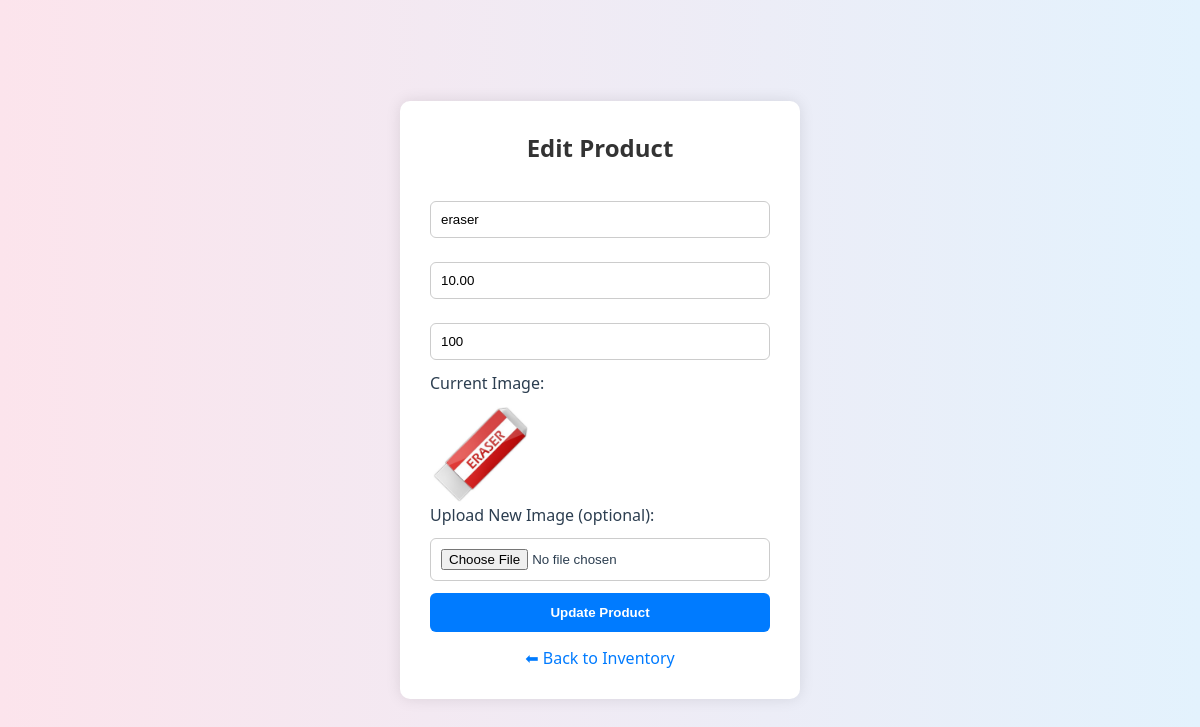
The app's page /edit.php?id=3 (signed in) with its own data.
### tables this page shows
CREATE TABLE `inventory` (
  `id` int(11) NOT NULL,
  `item_name` varchar(100) NOT NULL,
  `price` decimal(10,2) NOT NULL DEFAULT 0.00,
  `quantity` int(11) NOT NULL,
  `image` varchar(255) DEFAULT NULL,
  `is_deleted` tinyint(1) DEFAULT 0
);

### edit.php (the view, shortened to what this page needs)
<?php
include 'db.php';
$id = intval($_GET['id']);
$stmt = $conn->prepare("SELECT * FROM inventory WHERE id = ?");
$stmt->bind_param("i", $id);
$stmt->execute();
$result = $stmt->get_result();
$product = $result->fetch_assoc();
?>
<!DOCTYPE html>
<html>
<head>
    <link rel="stylesheet" href="customer-style.css">
</head>
<body>
<div class="form-box">
    <h2>Edit Product</h2>
    <form method="POST" enctype="multipart/form-data">
        <input type="text" name="item_name" value="<?= htmlspecialchars($product['item_name']) ?>" required>
        <input type="number" name="price" step="0.01" value="<?= $product['price'] ?>" required>
        <input type="number" name="quantity" value="<?= $product['quantity'] ?>" required>
        <label>Current Image:</label><br>
        <?php if (!empty($product['image'])): ?>
            <img class="preview" src="uploads/<?= htmlspecialchars($product['image']) ?>" alt="Current Image">
        <?php else: ?>
            <p style="color: #777;">No image uploaded.</p>
        <?php endif; ?>
        <label>Upload New Image (optional):</label>
        <input type="file" name="image" accept="image/*">
        <input type="submit" value="Update Product">
    </form>
    <a class="back-link" href="admin-dashboard.php">⬅ Back to Inventory</a>
</div>
</body>
</html>

### customer-style.css (style rules this page uses)
* { box-sizing: border-box; margin: 0; padding: 0; }
body { font-family: 'Segoe UI', Tahoma, Geneva, Verdana, sans-serif; background: linear-gradient(to right, #fce4ec, #e3f2fd); color: #2c3e50; display: flex; flex-direction: column; align-items: center; min-height: 100vh; }

### edit.php (style rules this page uses)
body { font-family: Arial, sans-serif; background: #f9f9f9; padding: 30px; display: flex; justify-content: center; }
.form-box { background: #fff; padding: 30px; border-radius: 10px; width: 400px; box-shadow: 0 0 15px rgba(0, 0, 0, 0.1); }
h2 { text-align: center; color: #333; margin-bottom: 25px; }
input[type="text"], input[type="number"], input[type="file"] { width: 100%; padding: 10px; margin: 12px 0; border: 1px solid #ccc; border-radius: 6px; }
input[type="submit"] { width: 100%; padding: 12px; background-color: #007bff; border: none; color: white; font-weight: bold; cursor: pointer; border-radius: 6px; }
img.preview { width: 100px; margin-top: 10px; display: block; }
.back-link { display: block; text-align: center; margin-top: 15px; color: #007bff; text-decoration: none; }

### records on screen
inventory: item_name "eraser", price "10.00", quantity "100", image (picture)
